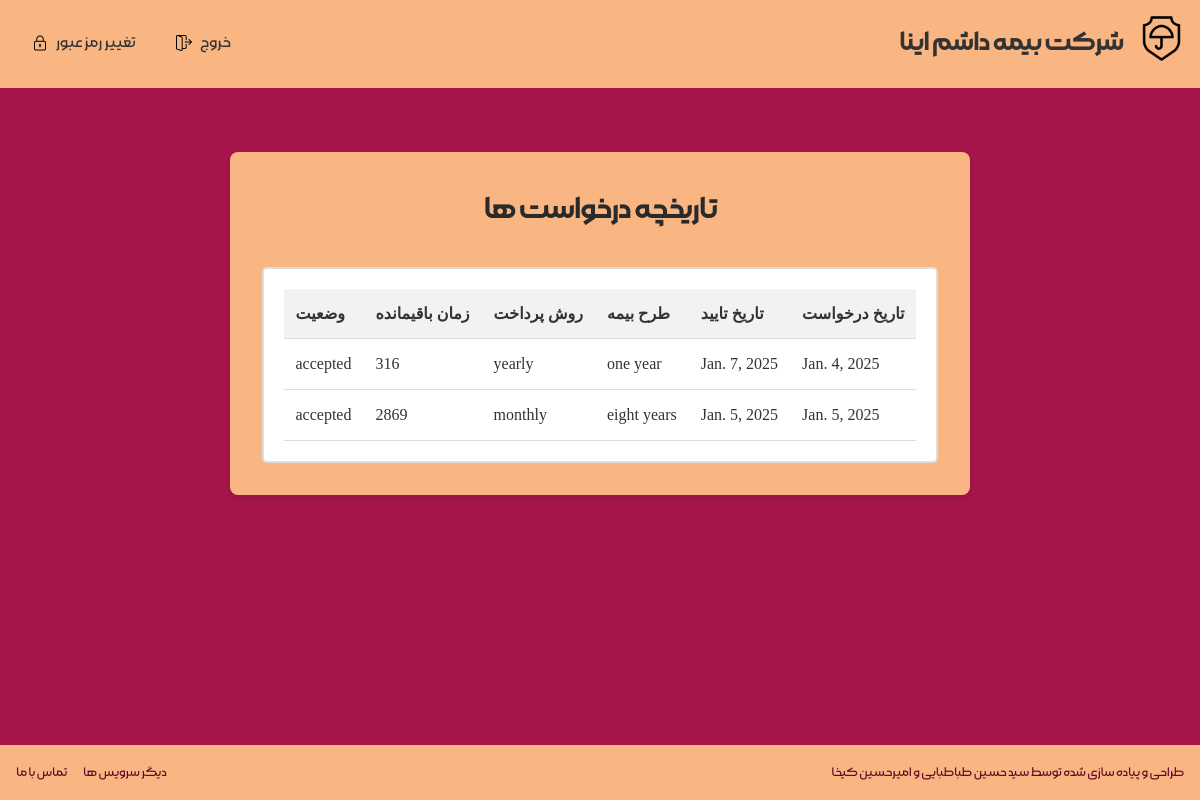
Page /history/ (signed in) on the committed database.
### insurance/models.py (models this page shows, shortened)
class Insurance(models.Model):
    class PaymentMethods(models.TextChoices):
        complete='complete'
        yearly='yearly'
        monthly='monthly'
    class InsurancePlan(models.TextChoices):
        one='one year'
        four='four years'
        eight='eight years'
    class Status(models.TextChoices):
        checking='checking'
        accepted='accepted'
        rejected='rejected'
    payment_method = models.CharField(max_length=100,choices=PaymentMethods,default=PaymentMethods.yearly)
    plan =models.CharField(max_length=100,choices=InsurancePlan,default=InsurancePlan.one)
    status = models.CharField(max_length=100,choices=Status,null=False,default=Status.checking)
    request_date = models.DateField(default=date.today)
    accepted_date = models.DateField(null=True,blank=True)
    expired_date = models.DateField(default=date.today)
    user=models.ForeignKey(User,on_delete=models.CASCADE,null=True)
    @property
    def time_left(self):
        if self.expired_date:
            delta = self.expired_date - date.today()
            return delta.days if delta.days > 0 else 0
        return None

### insurance/views.py (the view)
# urls.py: path("history/",views.historytables,name="requests"),
def historytables(request):
    obj = Insurance.objects.filter(user=request.user)
    empty = False
    if len(obj) == 0:
        empty = True
    return render(request, "insurance_table.html" ,{
        'insurances':obj,
        'empty':empty
    })

### insurance/templates/insurance_table.html (shortened to what this page needs)
{% extends "base.html"%}
{% load static %}
{% block css_files %}
    <link rel="stylesheet" href="{% static "insurance_table.css" %}">
{% endblock %}
{% block content %}
    <div class="tcontainer">
        <h1>تاریخچه درخواست ها</h1>
        <div class="frame">
        {% if empty %}
        	<h1> بیمه ای دریافت نشد ! </h1>
              <div class="button-wrapper">
                    <button class="dashboard-button" onclick="window.location.href='{% url 'index' %}'">
                        <img src="{% static "images/life-insurance.png"%}" alt="Option 1" class="button-icon">
                        <span>بازگشت به خانه</span>
                    </button>
              </div>
        {% else %}
            <table>
                <thead>
                    <tr>
                        <th>تاریخ درخواست</th>
                        <th>تاریخ تایید</th>
                        <th>طرح بیمه</th>
                        <th>روش پرداخت</th>
                        <th>زمان باقیمانده</th>
                        <th>وضعیت</th>
                    </tr>
                </thead>
                <tbody>
                {% for insurance in insurances %}
                    <tr>
                        <td>{{ insurance.request_date }}</td>
                        <td>{{ insurance.accepted_date }}</td>
                        <td>{{ insurance.plan }}</td>
                        <td>{{ insurance.payment_method }}</td>
                        <td>{{ insurance.time_left }}</td>
                        <td>{{ insurance.status }}</td>
                    </tr>
                {% endfor %}
                </tbody>
            </table>
        {% endif %}
        </div>
    </div>
{% endblock %}

### templates/base.html (shortened to what this page needs)
{%  load static  %}
<!DOCTYPE html>
<html lang="en">
<head>
    <link rel="stylesheet" href="{% static "app.css" %}">
    {% block css_files %}{% endblock %}
</head>
<body>
    <div class="container">
        <header>
            <div class="header-content">
                <nav>
                    <a href="#" class="nav-button">
                        <img src="{% static "images/locked-computer.png" %}" alt="Change Password" class="button-icon">
                        تغییر رمز عبور
                    </a>
                    <a href="{% url "login" %}" class="nav-button" >
                        <img src="{% static "images/logout.png" %}" alt="Logout" class="button-icon">
                        خروج
                    </a>
                </nav>
                <div class="logo-container">
                    <a href="{% url 'index' %}">
                        <img src="{% static "images/insurance.png" %}" alt="Logo" class="logo">
                    </a>
                    <span class="company-name">شرکت بیمه داشم اینا</span>
                </div>
            </div>
        </header>
        <main>
            {% block content %}{% endblock %}
        </main>
        <footer>
            <div class="footer-content">
                <div class="footer-links">
                    <a href="#">تماس با ما</a>
                    <a href="#">دیگر سرویس ها</a>
                </div>
                <p>طراحی و پیاده سازی شده توسط سید حسین طباطبایی و امیرحسین کیخا</p>
            </div>
        </footer>
    </div>
</body>
</html>

### static/app.css (style rules this page uses)
* { margin: 0; padding: 0; box-sizing: border-box; }
body { font-family: 'Morabba-Black'; background-color: #a6154c; color: #333; line-height: 1.6; }
.container { min-height: 100vh; display: flex; flex-direction: column; }
header { background-color:#F9B682; border-bottom: 1px solid #F9B682; }
.header-content { font-family:'Morabba-Regular'; max-width: 1400px; margin: 0 auto; padding: 1rem; display: flex; justify-content: space-between; align-items: center; }
.logo-container { display: flex; align-items: center; gap: 1rem; flex-direction: row-reverse; }
.logo { width: 45px; height: 45px; border-radius: 4px; }
.company-name { font-weight: 600; font-size: 1.75rem; }
nav { display: flex; gap: 0.5rem; }
.nav-button { display: inline-flex; align-items: center; padding: 0.5rem 1rem; border: none; background-color: transparent; color: #333; text-decoration: none; font-size: 1.10rem; transition: background-color 0.3s; border-radius: 4px; }
.button-icon { width: 1rem; height: 1rem; margin-right: 0.5rem; }
main { flex: 1; max-width: 1200px; margin: 0 auto; padding: 2rem 1rem; }
h1 { font-family:'Morabba-Regular'; font-size: 2rem; font-weight: 600; text-align: center; margin-bottom: 2rem; color: #292a29; }
footer { background-color: #F9B682; border-top: 1px solid #F9B682; }
.footer-content { font-family:'Morabba-Regular'; max-width: 1200px; margin: 0 auto; padding: 1rem; display: flex; justify-content: space-between; align-items: center; font-size: 0.875rem; color: #67052b; }
.footer-links { display: flex; gap: 1rem; }
.footer-links a { color: #67052b; text-decoration: none; }

### insurance/static/insurance_table.css (style rules this page uses)
.tcontainer { direction: rtl; text-align: right; background-color: #F9B682; max-width: 1200px; margin: 0 auto; padding: 2rem; border-radius: 0.5rem; box-shadow: 0 4px 6px rgba(0, 0, 0, 0.1); }
.frame { background: #fff; border: 2px solid #ddd; border-radius: 5px; padding: 20px; margin-top: 20px; }
table { width: 100%; border-collapse: collapse; }
th, td { padding: 12px; text-align: left; border-bottom: 1px solid #ddd; }
th { background-color: #f2f2f2; font-weight: bold; }

### rows in the picture
Insurance: request_date "Jan. 4, 2025", accepted_date "Jan. 7, 2025", plan "one year", payment_method "yearly", time_left "316", status "accepted"
Insurance: request_date "Jan. 5, 2025", accepted_date "Jan. 5, 2025", plan "eight years", payment_method "monthly", time_left "2869", status "accepted"
